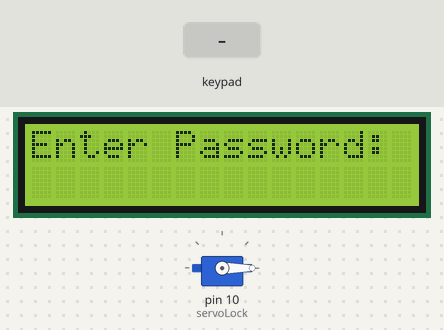
Bench run of a sketch on a simulated Arduino Uno, built with avr-gcc and run on an emulated ATmega328P. Shown: 16×2 character LCD, servo. The test bench sets the inputs (shaded band).

Above: at 2.7 s.
2.8 s: keypad keys 1 2 3 4 # pressed 0.4 s apart
At 4.7 s:
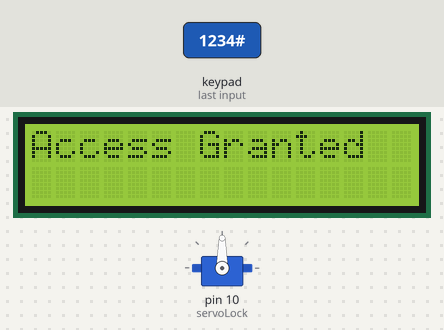
7.8 s: key '#' pressed
At 8.7 s:
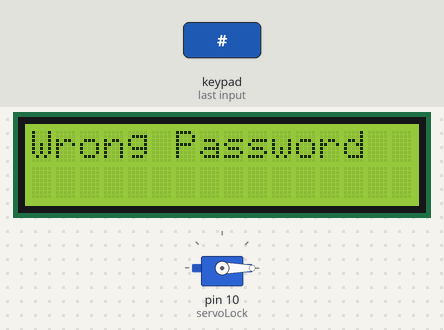
10.8 s: key '2' pressed
At 11.6 s:
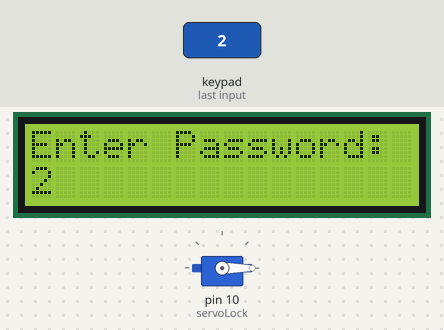
12.3 s: keypad keys 1 2 3 4 pressed 0.4 s apart
At 13.9 s:
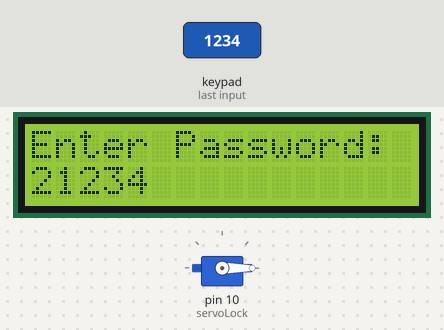
Timing chart, 0 to 15.4 s (numbered marks = the images above; inputs shaded):
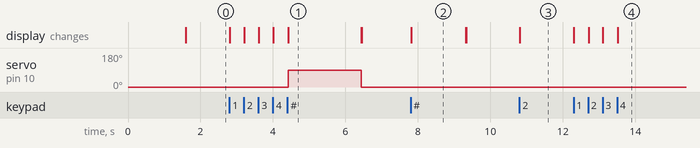

Measured:
- after the input at 2.8 s, servo on pin 10 (servoLock): 0° → 90° after 1.6 s, → 0° 2.0 s later; the display: first changes at once (image 1 shows a later state)
- after the input at 7.8 s, the display: changes at once (image 2)
- after the input at 10.8 s, the display: changes at once (image 3)
- after the input at 12.3 s, the display: first changes at once (image 4 shows a later state)
- what the display in image 1 shows lasts 2.0 s, from 4.4 s to 6.4 s
- what the display in image 2 shows lasts 1.5 s, from 7.8 s to 9.3 s

The sketch:

smart_doorlock.ino
```cpp
//Password based door lock system   ---------        mini project

#include <LiquidCrystal_I2C.h>
#include <Keypad.h>
#include <Servo.h>
LiquidCrystal_I2C lcd(0x27, 16, 2);
Servo servoLock;
const byte ROWS = 4;
const byte COLS = 3;
char keys[ROWS][COLS] = {
{'1','2','3'},
{'4','5','6'},
{'7','8','9'},
{'*','0','#'}
};
byte rowPins[ROWS] = {9, 8, 7, 6};
byte colPins[COLS] = {5, 4, 3};
Keypad keypad = Keypad(makeKeymap(keys), rowPins, colPins, ROWS, COLS);
String password = "1234";
String inputPassword = "";
void setup() {

lcd.init();
lcd.backlight();
servoLock.attach(10);
servoLock.write(0);
lcd.setCursor(0, 0);
lcd.print("Door Locked");
delay(1500);
lcd.clear();
}
void loop() {
lcd.setCursor(0, 0);
lcd.print("Enter Password:");
char key = keypad.getKey();
if (key) {
  if (key == '#') {         //key to check the password
    if (inputPassword == password) {
      unlockDoor();
      }
    else {
      wrongPass();
      }
    inputPassword = "";
    }
  else if (key == '*') {        //key to clear the entered password
    inputPassword = "";
    lcd.clear();
    }
 else {                           //this blocks continue to store the password in each press of a key
inputPassword += key;
lcd.setCursor(0, 1);
lcd.print(inputPassword);
}
}
}
void unlockDoor() {
lcd.clear();
lcd.print("Access Granted");
servoLock.write(90);
delay(2000);
lockDoor();
}
void wrongPass() {
lcd.clear();
lcd.print("Wrong Password");
delay(1500);
lcd.clear();
}
void lockDoor() {
lcd.clear();
lcd.print("Door Locked");
servoLock.write(0);
}
```
